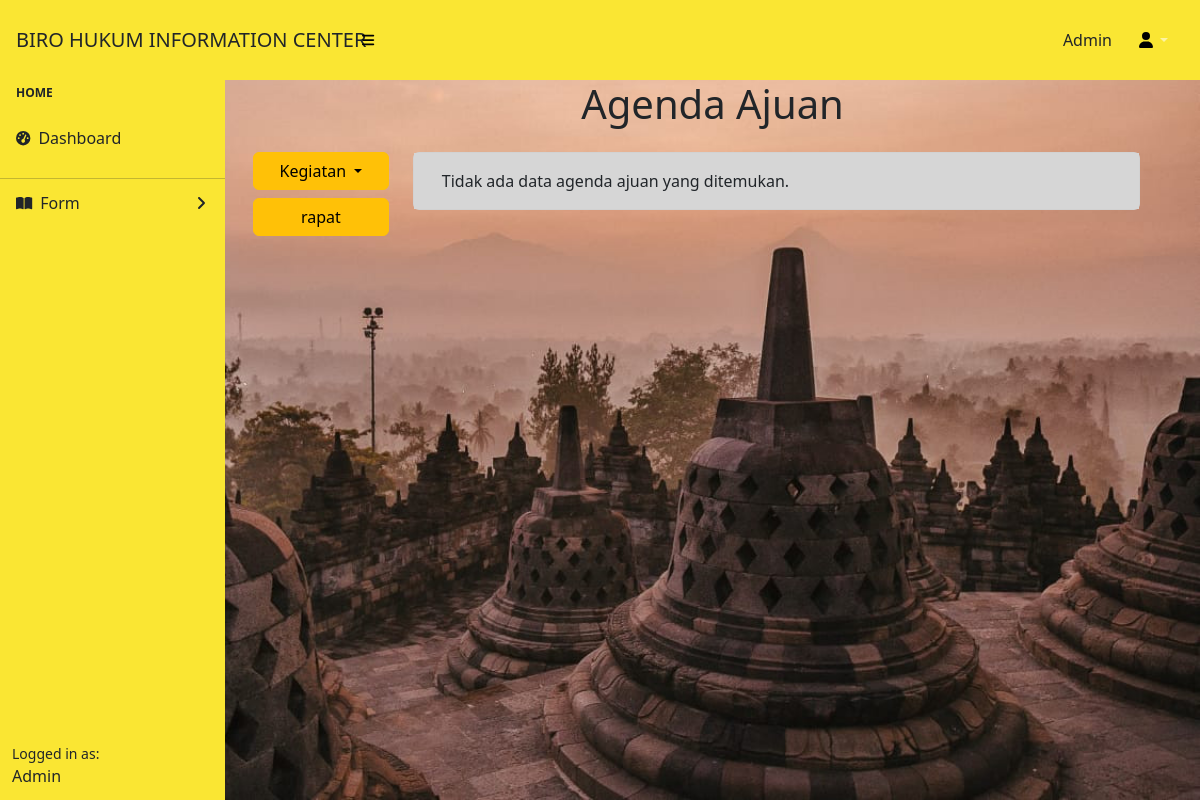
Page /features/agendaA.php on the earlier database version.
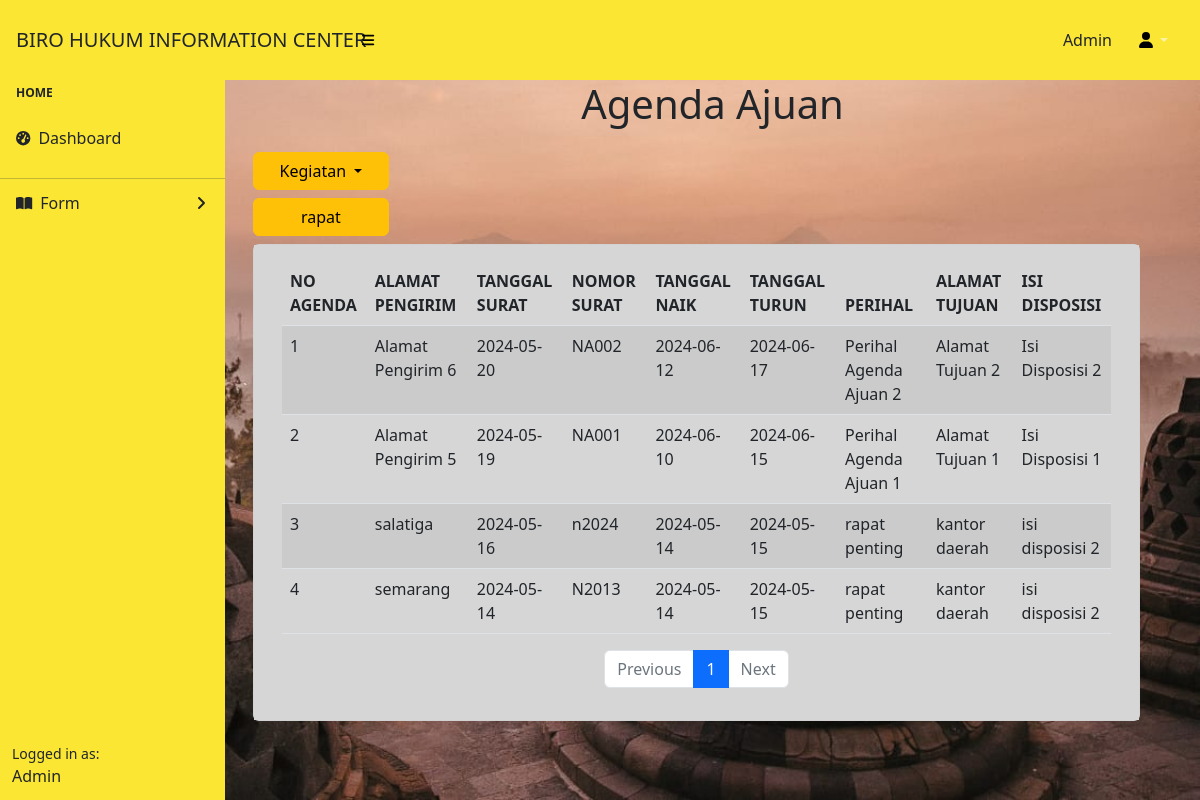
Same page on the later database version.
### tables this page shows
CREATE TABLE `agenda_ajuan` (
  `no_id` int(11) NOT NULL,
  `alamat_pengirim` varchar(255) DEFAULT NULL,
  `tanggal_surat` date DEFAULT NULL,
  `nomor_surat` varchar(50) DEFAULT NULL,
  `tanggal_naik` date DEFAULT NULL,
  `tanggal_turun` date DEFAULT NULL,
  `perihal` varchar(255) DEFAULT NULL,
  `alamat_tujuan` varchar(255) DEFAULT NULL,
  `isi_disposisi` text DEFAULT NULL
);

### features/dom/tbl-agendaA.php (the view)
<?php
include 'koneksi.php';
$items_per_page = 5;
$page = isset($_GET['page']) ? (int)$_GET['page'] : 1;
$offset = ($page - 1) * $items_per_page;
$query = "SELECT no_id, alamat_pengirim, tanggal_surat, nomor_surat, tanggal_naik, tanggal_turun, perihal, alamat_tujuan, isi_disposisi
          FROM agenda_ajuan
          ORDER BY tanggal_surat DESC
          LIMIT $items_per_page OFFSET $offset";
$hasil = mysqli_query($koneksi, $query);
$total_query = "SELECT COUNT(*) AS total FROM agenda_ajuan";
$total_result = mysqli_query($koneksi, $total_query);
$total_row = mysqli_fetch_assoc($total_result);
$total_items = $total_row['total'];
$total_pages = ceil($total_items / $items_per_page);
echo '<div class="container">';
if ($hasil && mysqli_num_rows($hasil) > 0) {
    echo '<table class="table table-striped">';
    echo '<thead>';
    echo '  <tr>';
    echo '    <th>NO AGENDA</th>';
    echo '    <th>ALAMAT PENGIRIM</th>';
    echo '    <th>TANGGAL SURAT</th>';
    echo '    <th>NOMOR SURAT</th>';
    echo '    <th>TANGGAL NAIK</th>';
    echo '    <th>TANGGAL TURUN</th>';
    echo '    <th>PERIHAL</th>';
    echo '    <th>ALAMAT TUJUAN</th>';
    echo '    <th>ISI DISPOSISI</th>';
    echo '  </tr>';
    echo '</thead>';
    echo '<tbody>';
    $no_agenda = $offset + 1;
    while ($row = mysqli_fetch_assoc($hasil)) {
        echo '<tr>';
        echo "  <td>{$no_agenda}</td>";
        echo "  <td>{$row['alamat_pengirim']}</td>";
        echo "  <td>{$row['tanggal_surat']}</td>";
        echo "  <td>{$row['nomor_surat']}</td>";
        echo "  <td>{$row['tanggal_naik']}</td>";
        echo "  <td>{$row['tanggal_turun']}</td>";
        echo "  <td>{$row['perihal']}</td>";
        echo "  <td>{$row['alamat_tujuan']}</td>";
        echo "  <td>{$row['isi_disposisi']}</td>";
        echo '</tr>';
        $no_agenda++;
    }
    echo '</tbody>';
    echo '</table>';
    echo '<nav aria-label="Page navigation">';
    echo '  <ul class="pagination d-flex justify-content-center">';
    if ($page > 1) {
        $previous_page = $page - 1;
        echo "    <li class='page-item'><a class='page-link' href='tbl-agendaA.php?page=$previous_page'>Previous</a></li>";
    } else {
        echo "    <li class='page-item disabled'><a class='page-link'>Previous</a></li>";
    }
    for ($i = 1; $i <= $total_pages; $i++) {
        $active = ($i === $page) ? 'active' : '';
        echo "    <li class='page-item $active'><a class='page-link' href='tbl-agendaA.php?page=$i'>$i</a></li>";
    }
    if ($page < $total_pages) {
        $next_page = $page + 1;
        echo "    <li class='page-item'><a class='page-link' href='tbl-agendaA.php?page=$next_page'>Next</a></li>";
    } else {
        echo "    <li class='page-item disabled'><a class='page-link'>Next</a></li>";
    }
    echo '  </ul>';
    echo '</nav>';
} else {
    echo "Tidak ada data agenda ajuan yang ditemukan.";
}
echo '</div>';

Differences in the rows shown:
added agenda_ajuan: alamat_pengirim "Alamat Pengirim 6", tanggal_surat "2024-05-20", nomor_surat "NA002", tanggal_naik "2024-06-12", tanggal_turun "2024-06-17", perihal "Perihal Agenda Ajuan 2", alamat_tujuan "Alamat Tujuan 2", isi_disposisi "Isi Disposisi 2"
added agenda_ajuan: alamat_pengirim "Alamat Pengirim 5", tanggal_surat "2024-05-19", nomor_surat "NA001", tanggal_naik "2024-06-10", tanggal_turun "2024-06-15", perihal "Perihal Agenda Ajuan 1", alamat_tujuan "Alamat Tujuan 1", isi_disposisi "Isi Disposisi 1"
added agenda_ajuan: alamat_pengirim "salatiga", tanggal_surat "2024-05-16", nomor_surat "n2024", tanggal_naik "2024-05-14", tanggal_turun "2024-05-15", perihal "rapat penting", alamat_tujuan "kantor daerah", isi_disposisi "isi disposisi 2"
added agenda_ajuan: alamat_pengirim "semarang", tanggal_surat "2024-05-14", nomor_surat "N2013", tanggal_naik "2024-05-14", tanggal_turun "2024-05-15", perihal "rapat penting", alamat_tujuan "kantor daerah", isi_disposisi "isi disposisi 2"
Other differences:
text no longer shown: "Tidak ada data agenda ajuan yang ditemukan."
text now shown: "NO AGENDA ALAMAT PENGIRIM TANGGAL SURAT NOMOR SURAT TANGGAL NAIK TANGGAL TURUN PERIHAL ALAMAT TUJUAN ISI DISPOSISI Previous Next"
new list line: "1"
